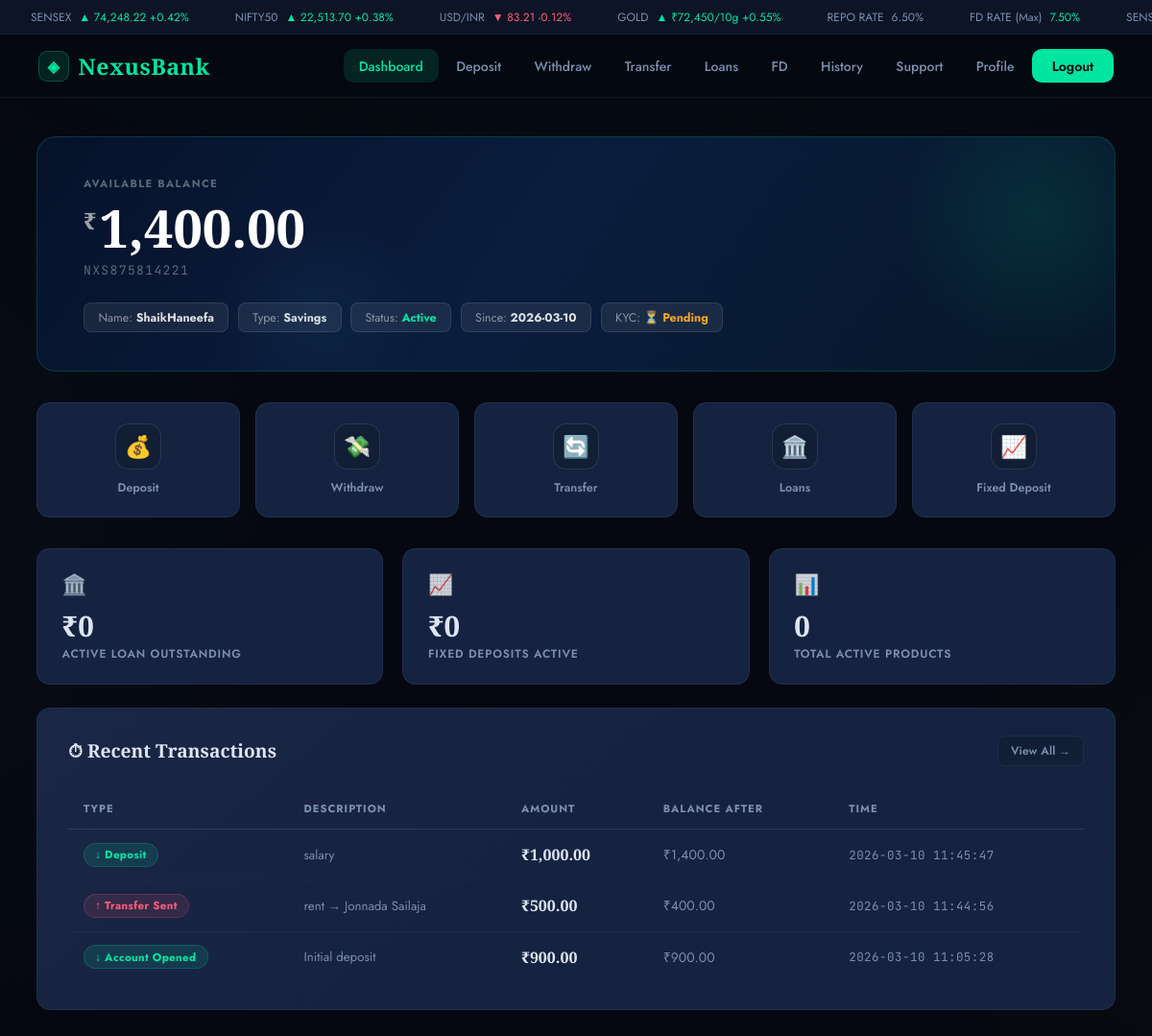
The app's page /dashboard (signed in) with its own data.
### tables this page shows
CREATE TABLE users (
        id           INTEGER PRIMARY KEY AUTOINCREMENT,
        account_no   TEXT UNIQUE NOT NULL,
        name         TEXT NOT NULL,
        email        TEXT UNIQUE NOT NULL,
        phone        TEXT NOT NULL,
        dob          TEXT,
        address      TEXT,
        pin_hash     TEXT NOT NULL,
        account_type TEXT DEFAULT 'Savings',
        balance      REAL DEFAULT 0,
        status       TEXT DEFAULT 'Active',
        kyc_verified INTEGER DEFAULT 0,
        created_at   TEXT NOT NULL
    );

CREATE TABLE transactions (
        id            INTEGER PRIMARY KEY AUTOINCREMENT,
        account_no    TEXT NOT NULL,
        type          TEXT NOT NULL,
        amount        REAL NOT NULL,
        balance_after REAL NOT NULL,
        description   TEXT,
        ref_account   TEXT,
        category      TEXT DEFAULT 'General',
        timestamp     TEXT NOT NULL,
        FOREIGN KEY (account_no) REFERENCES users(account_no)
    );

### app.py (the view)
@app.route("/dashboard")
@login_required
def dashboard():
    db  = get_db()
    u   = db.execute("SELECT * FROM users WHERE account_no=?", (session["acc"],)).fetchone()
    txns= db.execute("SELECT * FROM transactions WHERE account_no=? ORDER BY id DESC LIMIT 6", (session["acc"],)).fetchall()
    loans= db.execute("SELECT * FROM loans WHERE account_no=? AND status='Approved'", (session["acc"],)).fetchall()
    fds  = db.execute("SELECT * FROM fixed_deposits WHERE account_no=? AND status='Active'", (session["acc"],)).fetchall()
    month_start = date.today().replace(day=1).strftime("%Y-%m-%d")
    spent = db.execute("""SELECT category, SUM(amount) as total FROM transactions
        WHERE account_no=? AND type IN ('Withdrawal','Transfer Sent')
        AND timestamp >= ? GROUP BY category""", (session["acc"], month_start)).fetchall()
    total_loan = sum(l["outstanding"] for l in loans)
    total_fd   = sum(f["amount"] for f in fds)
    db.close()
    return render_template("dashboard.html", u=u, txns=txns,
                           total_loan=total_loan, total_fd=total_fd,
                           spent=spent, fds=fds, loans=loans)

### app.py (called while the page is built)
def get_db():
    conn = sqlite3.connect(DB)
    conn.row_factory = sqlite3.Row
    return conn

def login_required(f):
    @wraps(f)
    def dec(*a, **k):
        if "acc" not in session:
            flash("Please login first.", "warning")
            return redirect(url_for("login"))
        return f(*a, **k)
    return dec

### templates/dashboard.html (shortened to what this page needs)
{% extends "base.html" %}
{% block content %}
<div class="bal-hero">
  <div class="bal-tag">Available Balance</div>
  <div class="bal-amt"><sup>₹</sup>{{ "{:,.2f}".format(u.balance) }}</div>
  <div class="bal-acc">{{ u.account_no }}</div>
  <div class="bal-chips">
    <div class="bal-chip">Name: <strong>{{ u.name }}</strong></div>
    <div class="bal-chip">Type: <strong>{{ u.account_type }}</strong></div>
    <div class="bal-chip">Status: <strong style="color:var(--emerald)">{{ u.status }}</strong></div>
    <div class="bal-chip">Since: <strong>{{ u.created_at[:10] }}</strong></div>
    {% if u.kyc_verified %}<div class="bal-chip">KYC: <strong style="color:var(--emerald)">✓ Verified</strong></div>{% else %}<div class="bal-chip">KYC: <strong style="color:var(--amber)">⏳ Pending</strong></div>{% endif %}
  </div>
</div>
<div class="qa-grid">
  <a href="{{ url_for('deposit') }}"        class="qa"><div class="qa-ico">💰</div><div class="qa-lbl">Deposit</div></a>
  <a href="{{ url_for('withdraw') }}"       class="qa"><div class="qa-ico">💸</div><div class="qa-lbl">Withdraw</div></a>
  <a href="{{ url_for('transfer') }}"       class="qa"><div class="qa-ico">🔄</div><div class="qa-lbl">Transfer</div></a>
  <a href="{{ url_for('loans') }}"          class="qa"><div class="qa-ico">🏛️</div><div class="qa-lbl">Loans</div></a>
  <a href="{{ url_for('fixed_deposits') }}" class="qa"><div class="qa-ico">📈</div><div class="qa-lbl">Fixed Deposit</div></a>
</div>
<div class="g3 mb2">
  <div class="stat-card">
    <div class="stat-icon">🏛️</div>
    <div class="stat-val">₹{{ "{:,.0f}".format(total_loan) }}</div>
    <div class="stat-lbl">Active Loan Outstanding</div>
  </div>
  <div class="stat-card">
    <div class="stat-icon">📈</div>
    <div class="stat-val">₹{{ "{:,.0f}".format(total_fd) }}</div>
    <div class="stat-lbl">Fixed Deposits Active</div>
  </div>
  <div class="stat-card">
    <div class="stat-icon">📊</div>
    <div class="stat-val">{{ fds|length + loans|length }}</div>
    <div class="stat-lbl">Total Active Products</div>
  </div>
</div>
<div class="card">
  <div class="card-hd">⏱ Recent Transactions
    <a href="{{ url_for('transactions') }}" class="btn btn-ghost btn-xs" style="margin-left:auto">View All →</a>
  </div>
  {% if txns %}
  <div class="tbl-wrap">
    <table>
      <thead><tr><th>Type</th><th>Description</th><th>Amount</th><th>Balance After</th><th>Time</th></tr></thead>
      <tbody>
        {% for t in txns %}
        <tr>
          <td>
            {% if 'Deposit' in t.type or 'Received' in t.type or 'Opened' in t.type or 'Disbursed' in t.type %}
              <span class="badge b-green">↓ {{ t.type }}</span>
            {% elif 'Withdrawal' in t.type or 'Sent' in t.type or 'EMI' in t.type or 'FD Created' in t.type %}
              <span class="badge b-red">↑ {{ t.type }}</span>
            {% else %}
              <span class="badge b-sky">⇄ {{ t.type }}</span>
            {% endif %}
          </td>
          <td class="muted" style="font-size:.83rem;max-width:180px;overflow:hidden;text-overflow:ellipsis;white-space:nowrap">{{ t.description or '—' }}</td>
          <td style="font-weight:600;font-family:'Cormorant Garamond',serif;font-size:1rem">₹{{ "{:,.2f}".format(t.amount) }}</td>
          <td class="muted">₹{{ "{:,.2f}".format(t.balance_after) }}</td>
          <td style="font-size:.78rem" class="muted mono">{{ t.timestamp }}</td>
        </tr>
        {% endfor %}
      </tbody>
    </table>
  </div>
  {% else %}
  <div class="tc" style="padding:3rem">
    <div style="font-size:2.5rem;margin-bottom:1rem;opacity:.2">📭</div>
    <p class="muted">No transactions yet.</p>
    <a href="{{ url_for('deposit') }}" class="btn btn-primary btn-sm mt">Make First Deposit</a>
  </div>
  {% endif %}
</div>
{% endblock %}

### records on screen
users: balance "1,400.00", account_no "NXS875814221", name "ShaikHaneefa", account_type "Savings", status "Active", created_at "2026-03-10"
transactions: type "Deposit", description "salary", amount "1,000.00", balance_after "1,400.00", timestamp "2026-03-10 11:45:47"
transactions: type "Transfer Sent", description "rent → Jonnada Sailaja", amount "500.00", balance_after "400.00", timestamp "2026-03-10 11:44:56"
transactions: type "Account Opened", description "Initial deposit", amount "900.00", balance_after "900.00", timestamp "2026-03-10 11:05:28"

### other values on screen
{{ "{:,.0f}".format(total_loan) }} "0"
{{ "{:,.0f}".format(total_fd) }} "0"
{{ fds|length + loans|length }} "0"
